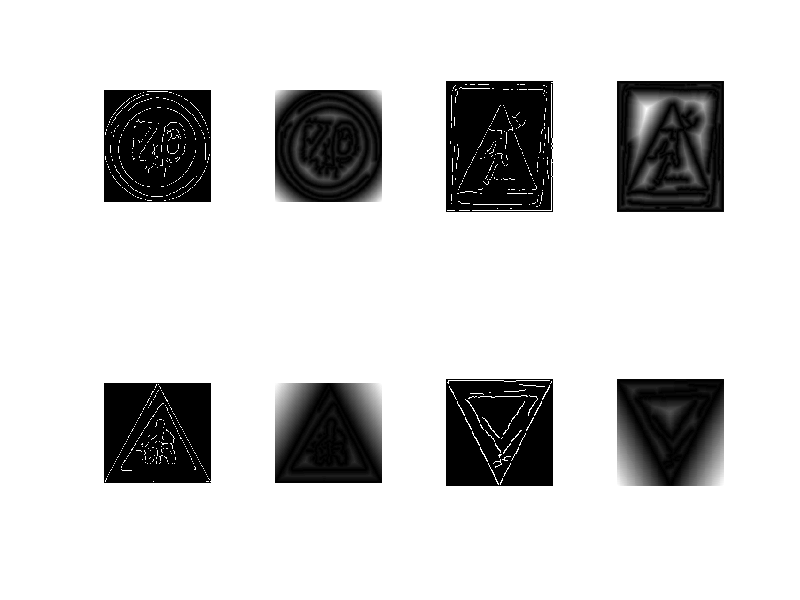

Write MATLAB code to recreate this figure. (Note: this script raises an error after producing the figure.)
clearvars
close all

% Computing Distance Transforms of model signals:
load('edgesModels.mat')
circleDT = bwdist(circleEdges);
squareDT = bwdist(squareEdges);
upTriangleDT = bwdist(upTriangleEdges);
downTriangleDT = bwdist(downTriangleEdges);
save('DTModels.mat', 'circleDT', 'squareDT', 'upTriangleDT', 'downTriangleDT')
figure()
subplot(2,4,1)
imshow(circleEdges)
subplot(2,4,2)
imshow(circleDT, [0, max(max(circleDT))])
subplot(2,4,3)
imshow(squareEdges)
subplot(2,4,4)
imshow(squareDT, [0, max(max(squareDT))])
subplot(2,4,5)
imshow(upTriangleEdges)
subplot(2,4,6)
imshow(upTriangleDT, [0, max(max(upTriangleDT))])
subplot(2,4,7)
imshow(downTriangleEdges)
subplot(2,4,8)
imshow(downTriangleDT, [0, max(max(downTriangleDT))])

% Parameters for Canny edge detector:
threshold = [0.1, 0.25];
sigma = 2;

% Train data set directory:
dirtrain = [pwd, '\..\..\train'];

% List of train images:
imageslist = listFiles(dirtrain);

for i = 1 : size(imageslist,1)
    % Reading the image and converting to double:
    file=strcat(dirtrain, '\', imageslist(i).name);
    image = double(imread(file));
    
    % Converting to grayscale:
    image_grey = (image(:,:,1) + image(:,:,2) + image(:,:,3)) / (3 * 255);
    
    % Computing edges:
    image_edges = edge(image_grey, 'canny', threshold, 'both', sigma);
    
    % Sweep templates across image:
    [mask, windowCandidates] = slidingWindow_edges(image_edges, width, height, stepW, stepH, sizes);
end






